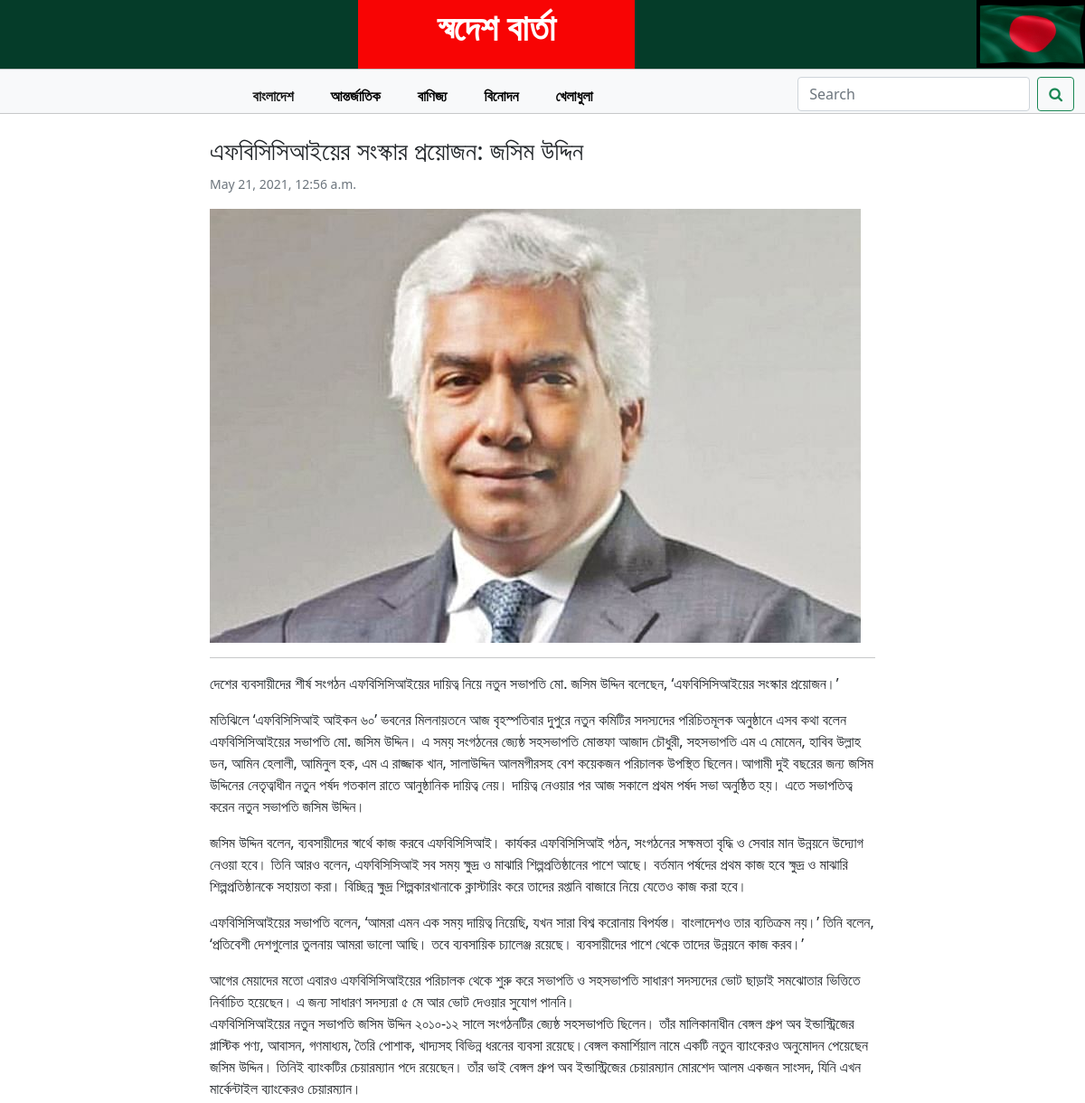
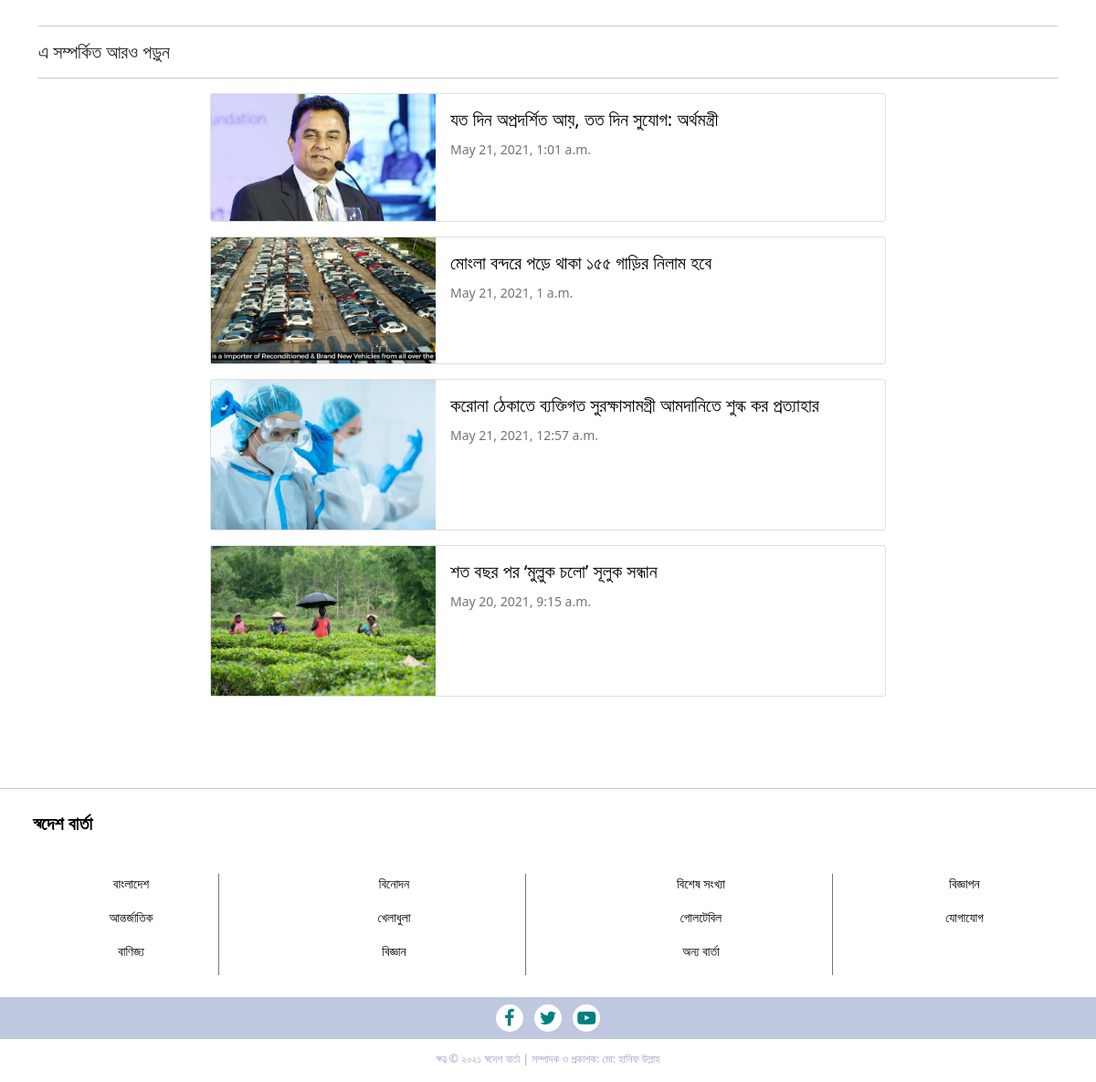
/news_details/2/Trade, run on the app's committed database (2 pictures, top to bottom).
### newspaper_project/models.py (models this page shows, shortened)
class Trade(models.Model):
    Title = models.CharField(max_length=300)
    Content = models.TextField()
    content_image = models.ImageField(upload_to='Trade_pic',verbose_name='Uplod Image')
    publish_time = models.DateTimeField(auto_now_add=True,null=True,blank=True)
    class Meta:
        ordering = ('-publish_time', )

### newspaper_project/views.py (the view)
# urls.py: path('news_details/<pk>/<table>', views.news_details, name='news_details'),
def news_details(request,pk,table):
    news = getattr(models, table).objects.get(pk=pk)
    related_news = getattr(models, table).objects.exclude(pk=pk)[:5]
    diction = {'news':news,'related_news':related_news}
    return render(request,'newspaper_project/news_details.html',context=diction)

### newspaper_project/templatetags/custom_filters.py (called while the page is built)
def model_name(value):
    return value.__class__.__name__

### templates/newspaper_project/news_details.html (shortened to what this page needs)
{% extends 'base.html' %}
{% load custom_filters %}
{% block body_block %}
    <div class="row">
        <div class="col-sm-8 mx-auto">
            <h3>{{ news.Title }}</h3>
            <p class="card-text"><small class="text-muted">{{ news.publish_time }}</small></p>
            <img src="/media/{{ news.content_image }}" alt="" class="img-fluid">
            <hr>
            <p>{{ news.Content|linebreaks }}</p>
        </div>
    </div>
    <hr>
    <h5>এ সম্পর্কিত আরও পড়ুন</h5>
    <hr>
    {% for rel_news in related_news %}
            <div class="card mb-3 mx-auto" style="max-width: 740px;">
                <div class="row g-0 mx-auto">
                    <div class="col-sm-4">
                    <img src="/media/{{ rel_news.content_image }}" alt="{{rel_news.Title}}" class="img-fluid">
                    </div>
                    <div class="col-md-8">
                    <div class="card-body">
                        <a href="{% url 'newspaper_project:news_details' pk=rel_news.pk table=rel_news|model_name %}" style="text-decoration:none;color:black;"><h5 class="card-title">{{rel_news.Title}}</h5></a>
                        <p class="card-text"><small class="text-muted">{{ rel_news.publish_time }}</small></p>
                    </div>
                    </div>
                </div>
            </div>
    {% endfor %}
{% endblock body_block %}

### data on the page
Trade: Title "এফবিসিসিআইয়ের সংস্কার প্রয়োজন: জসিম উদ্দিন", publish_time "May 21, 2021, 12:56 a.m.", content_image (picture), Content "দেশের ব্যবসায়ীদের শীর্ষ সংগঠন এফবিসিসিআইয়ের দায়িত্ব নিয়ে নতুন সভাপতি মো. জসিম উদ্দিন বলেছেন, ‘এফবিসিসিআইয়ের সংস্কার প্রয়োজন।’ মতিঝিলে ‘এফবিসিসিআই আইকন ৬০’ ভবনের মিলনায়তনে আজ বৃহস্পতিবার দুপুরে নতুন কমিটির সদস্যদের পরিচিতমূলক অনুষ্ঠানে এসব কথা বলেন এফবিসিসিআইয়ের সভাপতি মো. জসিম উদ্দিন। এ সময় সংগঠনের জ্যেষ্ঠ সহসভাপতি মোস্তফা আজাদ চৌধুরী, সহসভাপতি এম এ মোমেন, হাবিব উল্লাহ ডন, আমিন হেলালী, আমিনুল হক, এম এ রাজ্জাক খান, সালাউদ্দিন আলমগীরসহ বেশ কয়েকজন পরিচালক উপস্থিত ছিলেন।আগামী দুই বছরের জন্য জসিম উদ্দিনের নেতৃত্বাধীন নতুন পর্ষদ গতকাল রাতে আনুষ্ঠানিক দায়িত্ব নেয়। দায়িত্ব নেওয়ার পর আজ সকালে প্রথম পর্ষদ সভা অনুষ্ঠিত হয়। এতে সভাপতিত্ব করেন নতুন সভাপতি জসিম উদ্দিন। জসিম উদ্দিন বলেন, ব্যবসায়ীদের…"
Trade: content_image (picture), Title "যত দিন অপ্রদর্শিত আয়, তত দিন সুযোগ: অর্থমন্ত্রী", publish_time "May 21, 2021, 1:01 a.m."
Trade: content_image (picture), Title "মোংলা বন্দরে পড়ে থাকা ১৫৫ গাড়ির নিলাম হবে", publish_time "May 21, 2021, 1 a.m."
Trade: content_image (picture), Title "করোনা ঠেকাতে ব্যক্তিগত সুরক্ষাসামগ্রী আমদানিতে শুল্ক কর প্রত্যাহার", publish_time "May 21, 2021, 12:57 a.m."
Trade: content_image (picture), Title "শত বছর পর ‌‘মুল্লুক চলো’ সূলুক সন্ধান", publish_time "May 20, 2021, 9:15 a.m."
